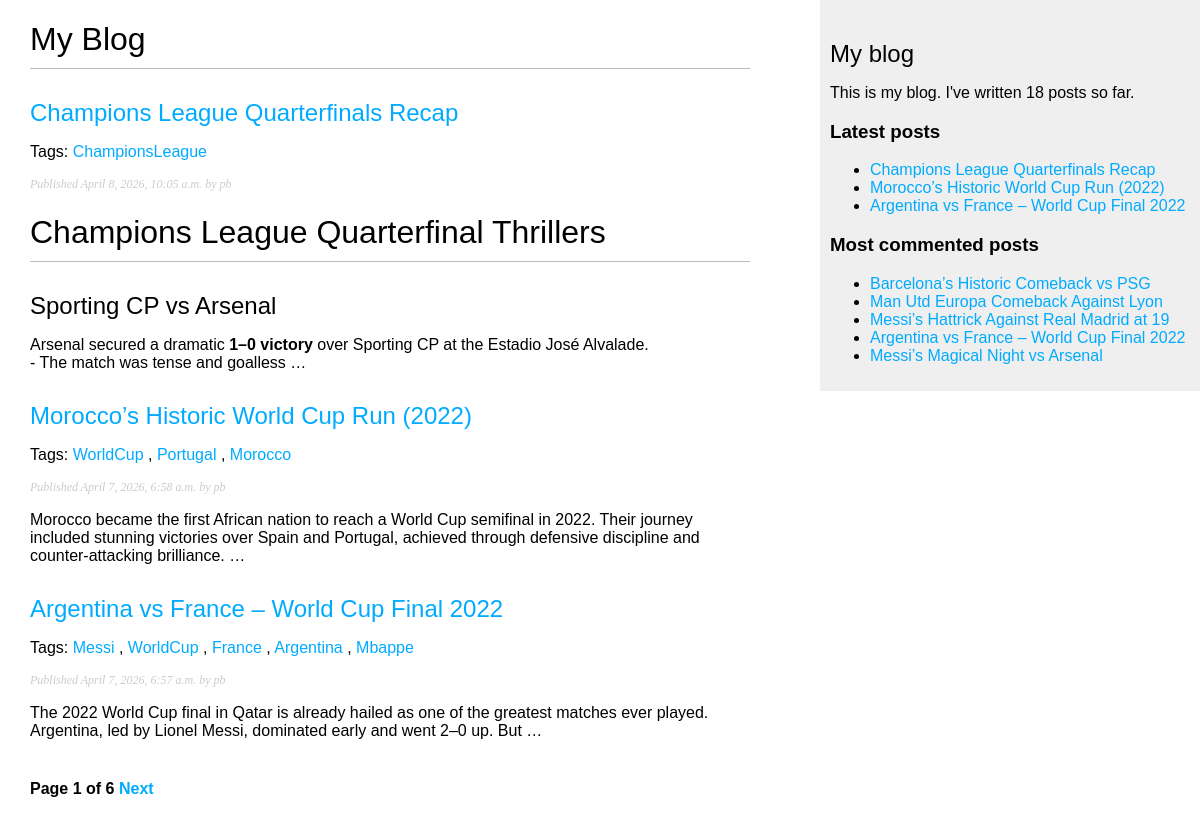
Screenshot of /blog/ with the database file from the repository.
### blog/models.py (models this page shows, shortened)
class Post(models.Model):
    class Status(models.TextChoices):
        DRAFT = 'DE', 'Draft'
        PUBLISHED = 'PB', 'Published'
    title = models.CharField(max_length=250)
    slug = models.SlugField(max_length=250, unique_for_date='publish')
    author = models.ForeignKey(
        settings.AUTH_USER_MODEL,
        on_delete = models.CASCADE,
        related_name = 'blog_posts'
    )
    objects = models.Manager()
    published = PublishedManager()
    tags = TaggableManager()
    body = models.TextField()
    publish = models.DateTimeField(default=timezone.now)
    created = models.DateTimeField(auto_now_add=True)
    updated = models.DateTimeField(auto_now=True)
    status = models.CharField(
        max_length = 2,
        choices = Status,
        default = Status.DRAFT
    )
    class Meta:
        ordering = ['-publish']
        indexes = [
            models.Index(fields=['-publish']),
        ]
    def get_absolute_url(self):
        return reverse(
            'blog:post_detail',
            args=[
                self.publish.year,
                self.publish.month,
                self.publish.day,
                self.slug
            ]
        )

### blog/views.py (the view)
# urls.py: path('', views.post_list, name='post_list'),
def post_list(request, tag_slug= None):
    post_list = Post.published.all()
    tag = None
    if tag_slug:
        tag = get_object_or_404(Tag, slug=tag_slug)
        post_list = post_list.filter(tags__in=[tag])
    paginator = Paginator(post_list, 3)
    page = request.GET.get('page', 1)
    try:
        posts = paginator.page(page)
    except PageNotAnInteger:
        posts = paginator.page(1)
    except EmptyPage:
        posts = paginator.page(paginator.num_pages)
    return render(request,'blog/post/list.html',{'posts': posts})

### blog/models.py (called while the page is built)
    def get_queryset(self):
        return(
            super().get_queryset().filter(status = Post.Status.PUBLISHED)
        )

### blog/templatetags/blog_tags.py (called while the page is built)
@register.simple_tag
def total_posts():
    return Post.published.count()

@register.inclusion_tag('blog/post/latest_posts.html')
def show_latest_posts(count=5):
    latest_posts = Post.published.order_by('-publish')[:count]
    return{'latest_posts': latest_posts}

@register.simple_tag
def get_most_commented_posts(count=5):
    return Post.published.annotate(
        total_comments = Count('comments')
    ).order_by('-total_comments')[:count]

@register.filter(name='markdown')
def markdown_format(text):
    return mark_safe(markdown.markdown(text))

### blog/templates/blog/post/list.html (shortened to what this page needs)
{% extends "blog/base.html" %}
{% load blog_tags %}
{% block content %}
  <h1>My Blog</h1>
  {% for post in posts %}
    <h2>
      <a href="{{ post.get_absolute_url }}">
        {{ post.title }}
      </a>
    </h2>
    <p class="tags">
      Tags:
      {% for tag in post.tags.all %}
        <a href="{% url 'blog:post_list_by_tag' tag.slug %}">
          {{ tag.name }}
        </a>{% if not forloop.last %}, {% endif %}
      {% endfor %}
    </p>
    <p class="date">
      Published {{ post.publish }} by {{ post.author }}
    </p>
    {{ post.body|markdown|truncatewords:30 }}
  {% endfor %}
  {% include "pagination.html" with page=posts %}
{% endblock %}

### blog/templates/blog/base.html (shortened to what this page needs)
{% load blog_tags %}
{% load static %}
<!DOCTYPE html>
<html>
<head>
  <link href="{% static 'blog.css' %}" rel="stylesheet">
</head>
<body>
    <div id="content">
        {% block content %}
        {% endblock %}
      </div>
      <div id="sidebar">
        <h2>My blog</h2>
        <p>
        This is my blog.
        I've written {% total_posts %} posts so far.
        </p>
        <h3>Latest posts</h3>
        {% show_latest_posts 3 %}
        <h3>Most commented posts</h3>
        {% get_most_commented_posts as most_commented_posts %}
        <ul>
          {% for post in most_commented_posts %}
            <li>
              <a href="{{ post.get_absolute_url }}">{{ post.title }}</a>
            </li>
          {% endfor %}
        </ul>
      </div>
    </body>
    </html>

### blog/templates/pagination.html (shortened to what this page needs)
<div class="pagination">
    <span class="step-links">
      <span class="current">
        Page {{ page.number }} of {{ page.paginator.num_pages }}
      </span>
      {% if page.has_next %}
        <a href="?page={{ page.next_page_number }}">Next</a>
      {% endif %}
    </span>
  </div>

### blog/templates/blog/post/latest_posts.html
<ul>
    {% for post in latest_posts %}
      <li>
        <a href="{{ post.get_absolute_url }}">{{ post.title }}</a>
      </li>
    {% endfor %}
  </ul>

### blog/static/blog.css (style rules this page uses)
body { margin:0; padding:0; font-family:helvetica, sans-serif; }
a { color:#00abff; text-decoration:none; }
h1 { font-weight:normal; border-bottom:1px solid #bbb; padding:0 0 10px 0; }
h2 { font-weight:normal; margin:30px 0 0; }
#content { float:left; width:60%; padding:0 0 0 30px; }
#sidebar { float:right; width:30%; padding:10px; background:#efefef; height:100%; }
p.date { color:#ccc; font-family: georgia, serif; font-size: 12px; font-style: italic; }
.pagination { margin:40px 0; font-weight:bold; }

### rows the page displays
Post: title "Champions League Quarterfinals Recap", publish "April 8, 2026, 10:05 a.m.", author "pb", body "Champions League Quarterfinal Thrillers Sporting CP vs Arsenal Arsenal secured a dramatic 1–0 victory over Sporting CP at the Estadio José Alvalade. - The match was tense and goalless …"
Tag: name "ChampionsLeague"
Post: title "Morocco’s Historic World Cup Run (2022)", publish "April 7, 2026, 6:58 a.m.", author "pb", body "Morocco became the first African nation to reach a World Cup semifinal in 2022. Their journey included stunning victories over Spain and Portugal, achieved through defensive discipline and counter-attacking brilliance. …"
Tag: name "WorldCup"
Tag: name "Portugal"
Tag: name "Morocco"
Post: title "Argentina vs France – World Cup Final 2022", publish "April 7, 2026, 6:57 a.m.", author "pb", body "The 2022 World Cup final in Qatar is already hailed as one of the greatest matches ever played. Argentina, led by Lionel Messi, dominated early and went 2–0 up. But …"
Tag: name "Messi"
Tag: name "France"
Tag: name "Argentina"
Tag: name "Mbappe"
Post: title "Barcelona’s Historic Comeback vs PSG"
Post: title "Man Utd Europa Comeback Against Lyon"
Post: title "Messi’s Hattrick Against Real Madrid at 19"
Post: title "Messi’s Magical Night vs Arsenal"

### other values shown
{{ page.number }} "1"
{{ page.paginator.num_pages }} "6"
